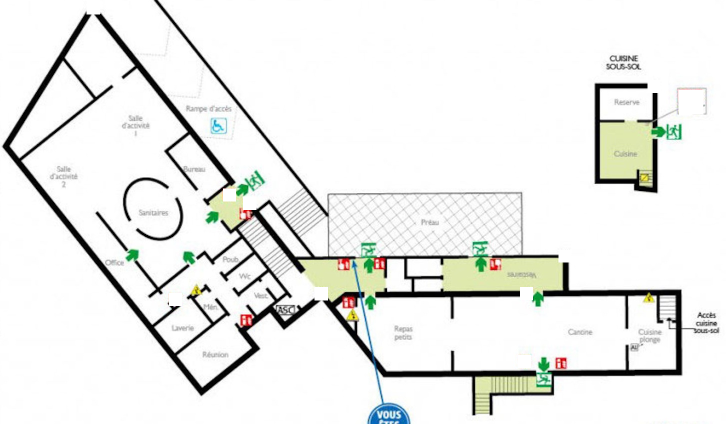
#> input picture data/resultat_detection_logo.png, 1452 x 848 px (shown at 1/2 size)
$ python test.py
#> lines starting #> are read from the running program, lines starting #| are printed output that depends on the picture; after the words box and inside, x2 and y2 are one past the last pixel; in counts of white or black regions, pixels touching at a corner belong together
import cv2
import numpy as np


a= []
for i in range(5):
    a.append(i)
a=np.array(a)
print(a[a>2])
# Load image, grayscale, Gaussian blur, adaptive threshold
image = cv2.imread('data/resultat_detection_logo.png')
#> image is the input picture: shape (848, 1452, 3); mean B, G, R 232.8, 235.3, 234.3
height, width = image.shape[:2]
#> height = 848; width = 1452
r = width / height
#> r = 1.71
image = cv2.resize(image, (int(1080 * r), 1080))
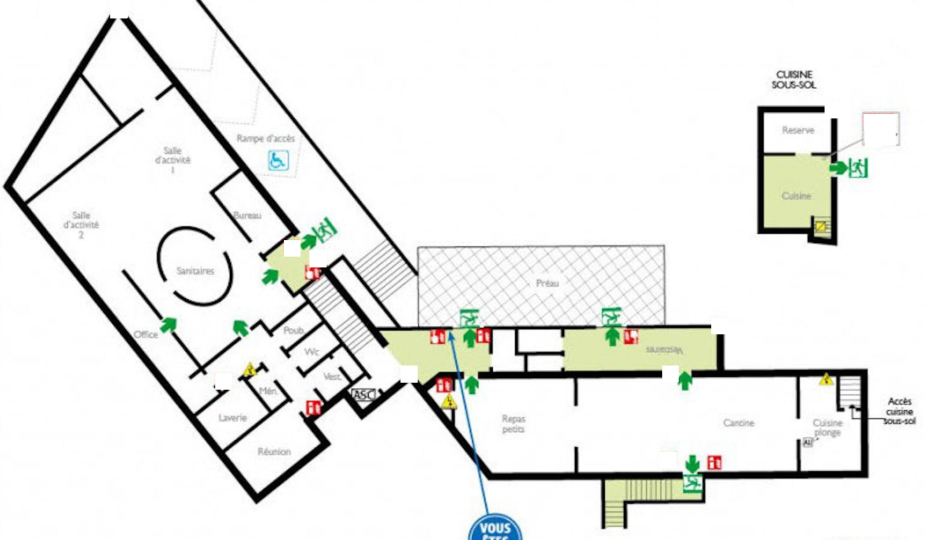
#> image: shape (1080, 1849, 3) (shown at 1/2 size); mean B, G, R 232.8, 235.2, 234.2
gray = cv2.cvtColor(image, cv2.COLOR_BGR2GRAY)
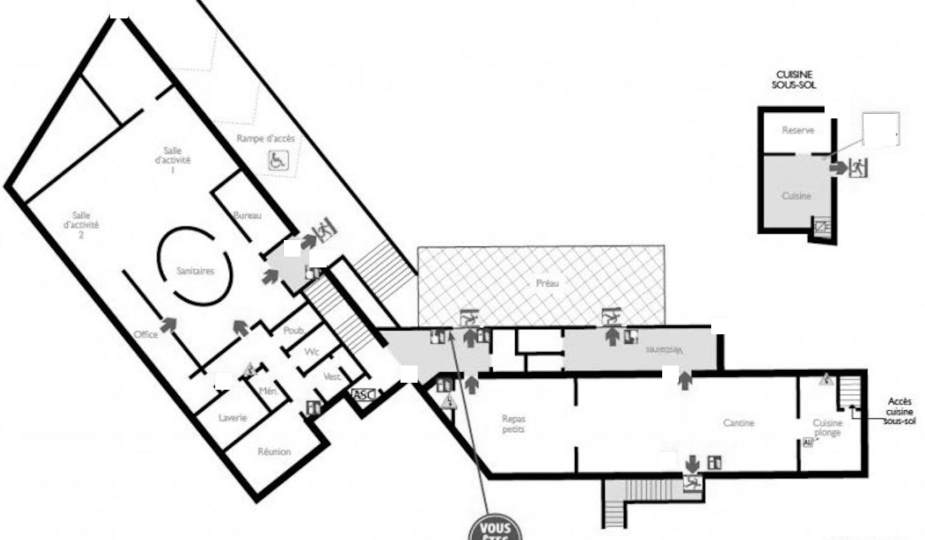
#> gray: shape (1080, 1849) (shown at 1/2 size); min 0, max 255, mean 234.7

blur = cv2.GaussianBlur(gray, (9, 9), 0)
#thresh = cv2.adaptiveThreshold(blur, 255, cv2.ADAPTIVE_THRESH_GAUSSIAN_C, cv2.THRESH_BINARY_INV, 11, 2)
ret, thresh = cv2.threshold(gray, 30, 255, cv2.THRESH_BINARY)
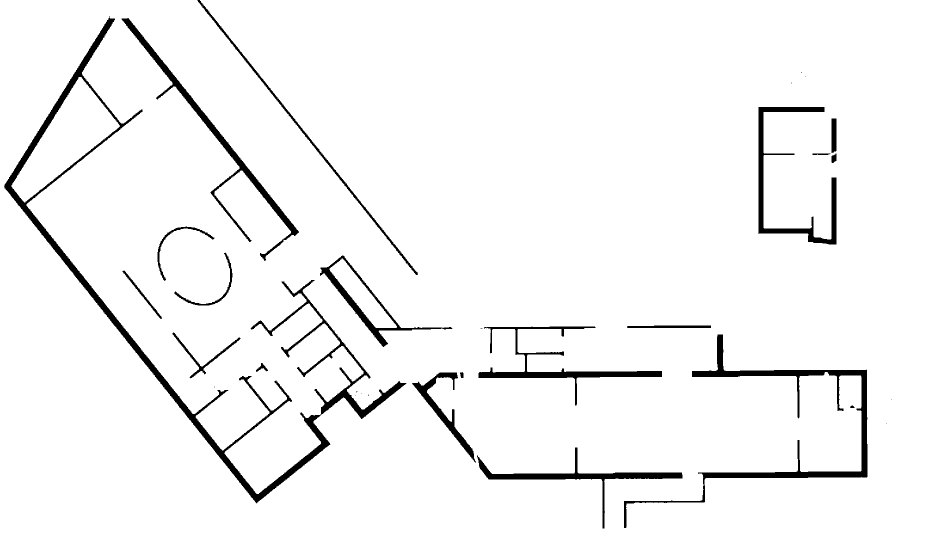
#> thresh: shape (1080, 1849) (shown at 1/2 size); 95.8% white; 31 black regions (11 under 20 px), largest, box (x1, y1, x2, y2) and area: (8, 32, 813, 1007) 28121, (1248, 669, 1735, 1056) 12801, (243, 36, 598, 522) 8217
thresh = cv2.bitwise_not(thresh)
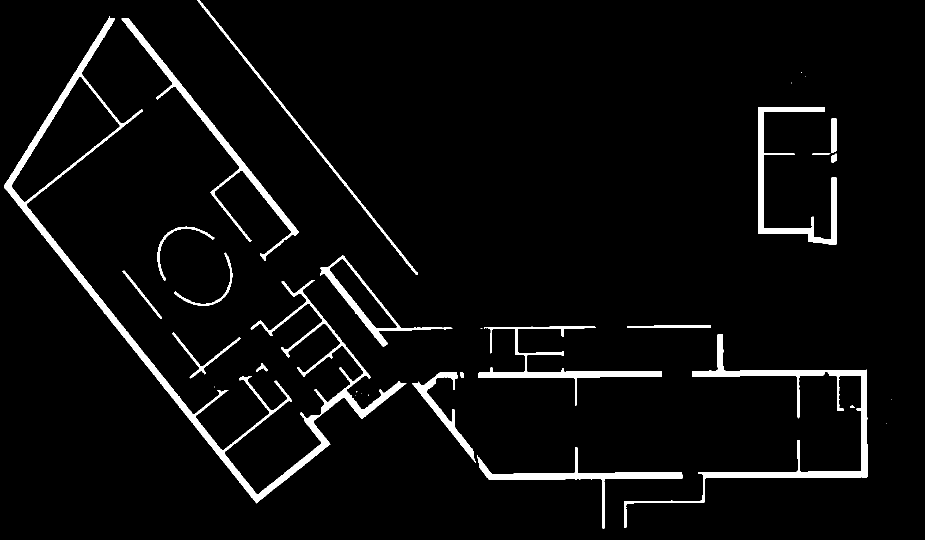
#> thresh: shape (1080, 1849) (shown at 1/2 size); 4.2% white; 31 white regions (11 under 20 px), largest, box (x1, y1, x2, y2) and area: (8, 32, 813, 1007) 28121, (1248, 669, 1735, 1056) 12801, (243, 36, 598, 522) 8217

# Closing is reverse of Opening, Dilation followed by Erosion. It is useful in closing small holes inside the foreground objects, or small black points on the object.
kernel = np.ones((2, 2), np.uint8)
closing = cv2.morphologyEx(thresh, cv2.MORPH_OPEN, kernel)  # enleve les impuretés
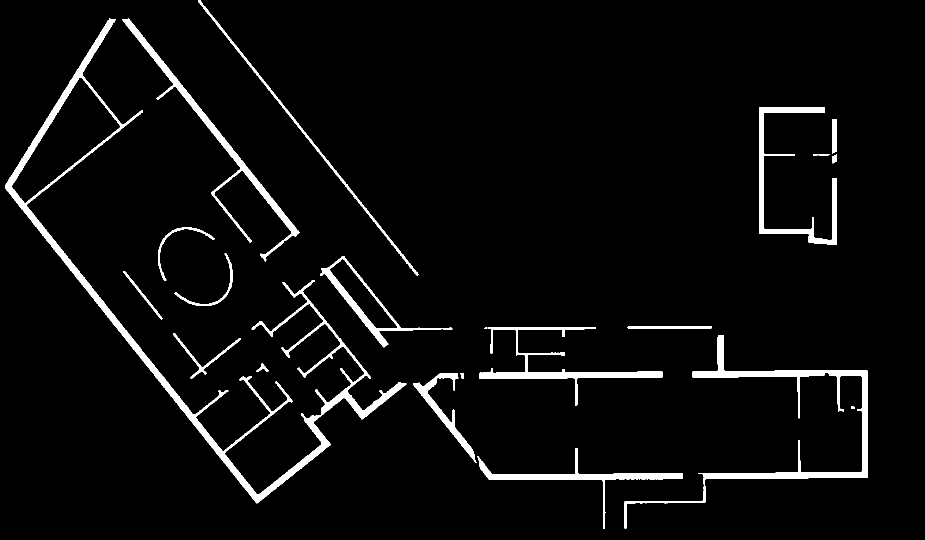
#> closing: shape (1080, 1849) (shown at 1/2 size); 4.2% white; 22 white regions (1 under 20 px), largest, box (x1, y1, x2, y2) and area: (10, 37, 813, 1007) 28102, (1249, 670, 1736, 1057) 12796, (244, 37, 599, 523) 8217
# Dilate to combine adjacent text contours
# kernel = cv2.getStructuringElement(cv2.MORPH_RECT, (1,1))
kernel = np.ones((5, 5), np.uint8)
dilate = cv2.dilate(closing, kernel, iterations=4)
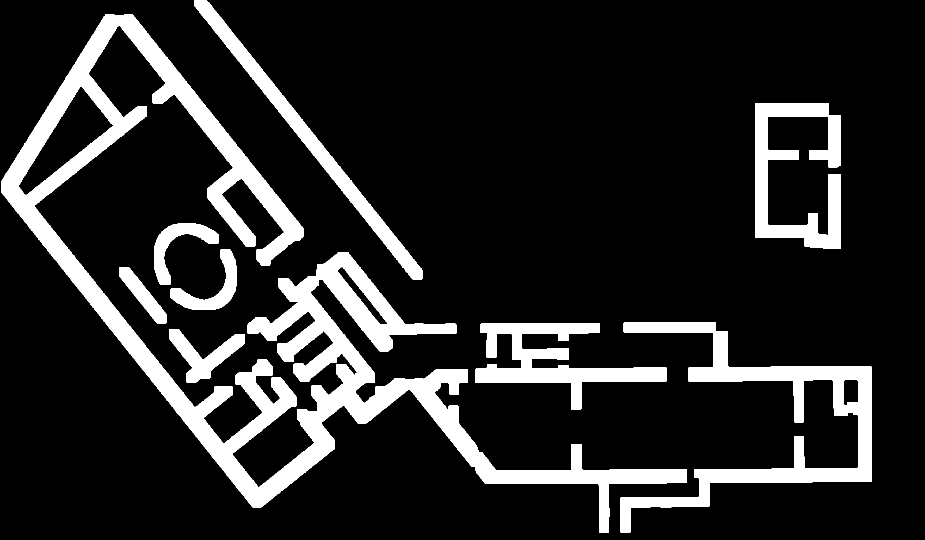
#> dilate: shape (1080, 1849) (shown at 1/2 size); 14.8% white; 9 white regions

# Find contours, highlight text areas, and extract ROIs
cnts = cv2.findContours(dilate, cv2.RETR_EXTERNAL, cv2.CHAIN_APPROX_SIMPLE)
#> cnts = 9 contours; largest, box (x1, y1, x2, y2) and area: (2, 29, 1374, 1066) 182717, (1241, 644, 1744, 1065) 40522, (1510, 207, 1682, 498) 21874, (950, 646, 1333, 820) 20675, (388, 0, 845, 559) 18429
cnts = cnts[0] if len(cnts) == 2 else cnts[1]

ROI_number = 0
for c in cnts:
    area = cv2.contourArea(c)
    if area > 100000:
        x, y, w, h = cv2.boundingRect(c)
        cv2.rectangle(image, (x, y), (x + w, y + h), (36, 255, 12), 5)
#> this loop made 9 passes
#> (area, x, y, w, h) on pass 8: (182717, 2, 29, 1372, 1037)
#> area on passes 1 to 6: 5919, 20675, 40522.5, 3467, 5028.5, 4978.5
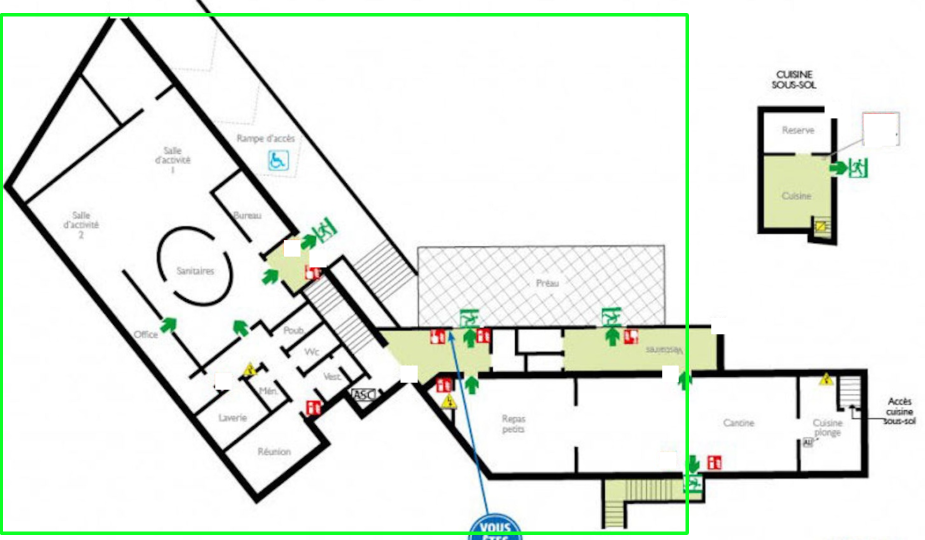
#> image: shape (1080, 1849, 3) (shown at 1/2 size); 1.64% of pixels changed, all inside (x1, y1, x2, y2) = (0, 26, 1378, 1070)
        # ROI = image[y:y+h, x:x+w]
        # cv2.imwrite('ROI_{}.png'.format(ROI_number), ROI)
        # ROI_number += 1

cv2.imshow('thresh', thresh)
cv2.imshow('dilate', dilate)
cv2.imshow('image', image)
cv2.waitKey()
